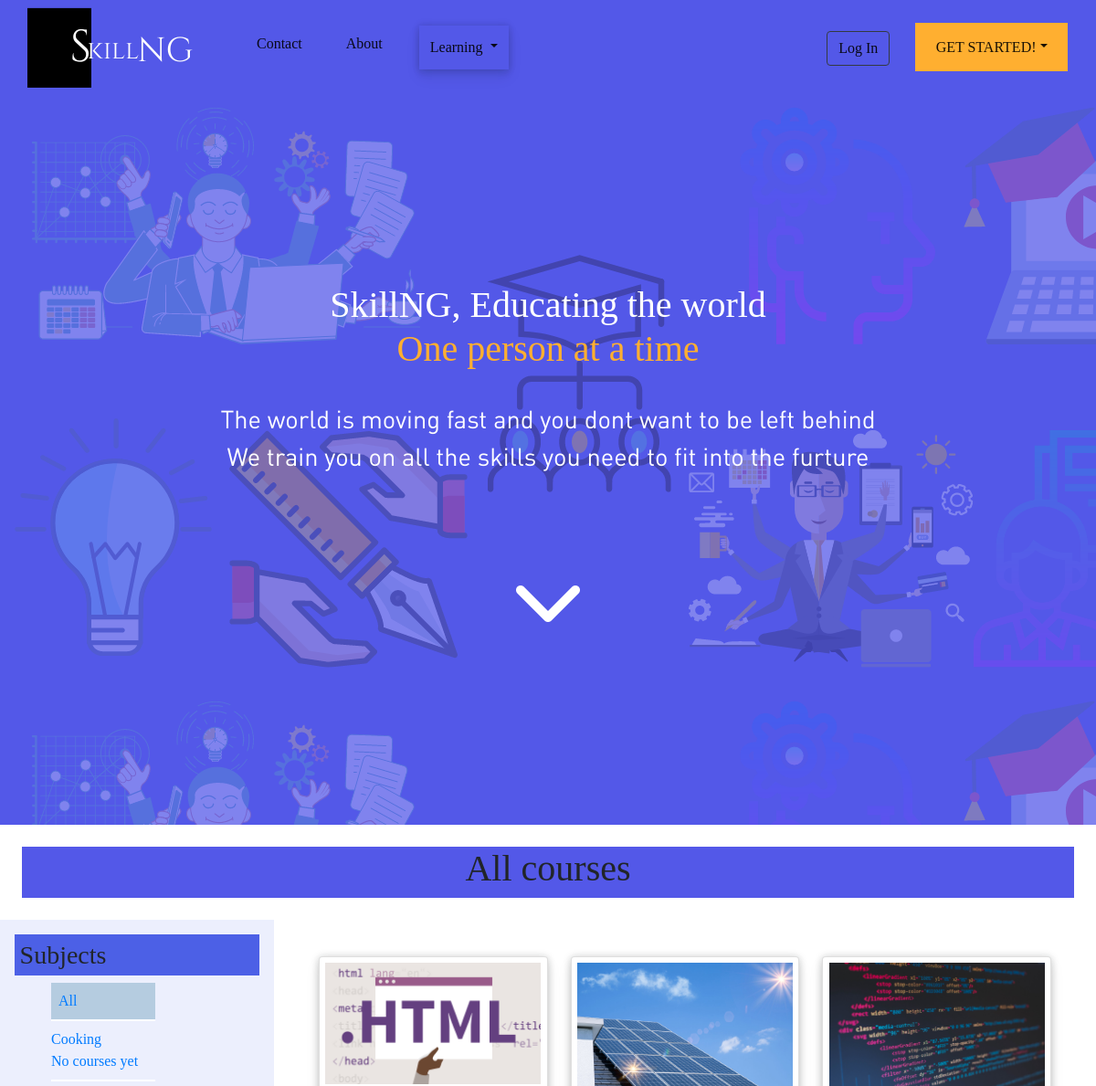
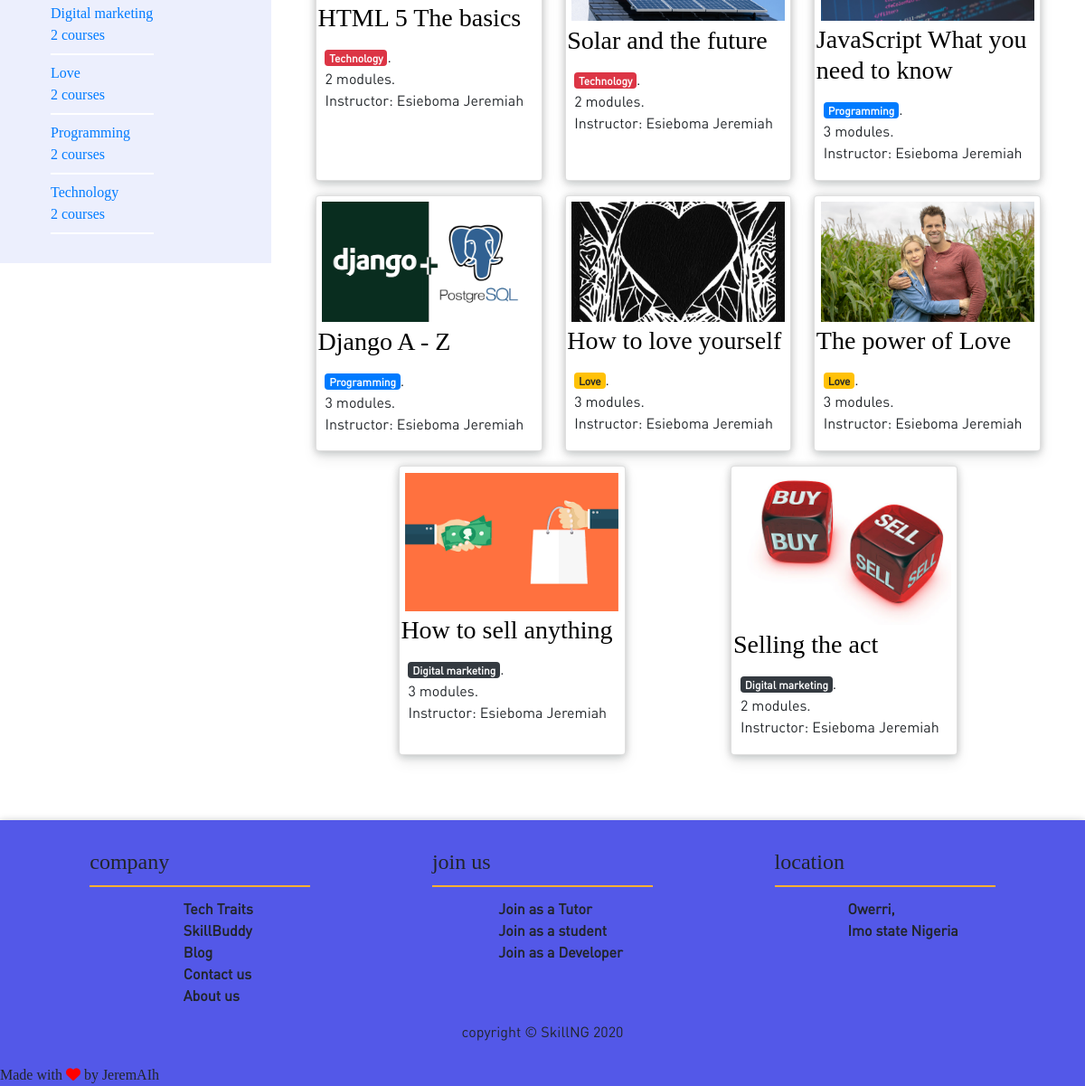
The page / on the database its author committed (2 pictures, top to bottom).
### courses/models.py (models this page shows, shortened)
class Subject(models.Model):
    title = models.CharField(max_length=200)
    slug = models.SlugField(max_length=200, unique=True)
    class Meta:
        ordering = ['title']
    def __str__(self):
        return self.title

class Course(models.Model):
    owner = models.ForeignKey(User, on_delete=models.CASCADE)
    subject = models.ForeignKey(
        Subject, on_delete=models.CASCADE, related_name='courses')
    title = models.CharField(max_length=200)
    slug = models.SlugField(max_length=200, unique=True)
    overview = models.TextField()
    created = models.DateTimeField(auto_now_add=True)
    students = models.ManyToManyField(
        User, related_name='courses_joined', blank=True)
    flyer_img = models.ImageField(
        upload_to='images', default='images/default.png', null=True, blank=True)
    class Meta:
        ordering = ['-created']

### courses/views.py (the view)
# urls.py: path('', CourseListView.as_view(), name='course_list'),
class CourseListView(TemplateResponseMixin, View):
    model = Course
    template_name = 'course/list.html'
    def get(self, request, subject=None):
        subjects = cache.get('all_subjects')
        if not subjects:
            subjects = Subject.objects.annotate(total_courses=Count('courses'))
            cache.set('all_subjects', subjects)
        all_courses = Course.objects.annotate(total_modules=Count('modules'))
        if subject:
            subject = get_object_or_404(Subject, slug=subject)
            key = f'subject_{subject.id}_courses'
            courses = cache.get(key)
            if not courses:
                courses = all_courses.filter(subject=subject)
                cache.set(key, courses)
        else:
            courses = cache.get('all_courses')
            if not courses:
                courses = all_courses
                cache.set('all_courses', courses)
        return self.render_to_response({'subjects': subjects, 'subject': subject, 'courses': courses})

### courses/templates/course/list.html (shortened to what this page needs)
{% extends "base.html" %}
{% block content %}
<div class="hero">
<div class="row hero-head">
<h1>SkillNG, Educating the world <br> <span>One person at a time</span> </h1>
<br>
<p>The world is moving fast and you dont want to be left behind
    <br> We train you on all the skills you need to fit into the furture</p>
</div>
<div class="hero-tail">
    <i onclick=showCourses() class="fa fa-chevron-down" aria-hidden="true"></i>
</div>
</div>
<div class="">
    <div class="page-title">
    <h1>
        {% if subject %}
            {{ subject.title }} courses
        {% else %}
            All courses
        {% endif %}
    </h1>
    </div>
    <div class='main-home'>
    <aside class="module-side-home col-md-3">
    <div class="contents">
        <h3>Subjects</h3>
        <ul id="modules">
            <li {% if not subject %} class="selected" {% endif %}>
            <a href="{% url 'course_list' %}">All</a>
            </li>
            {% for s in subjects %}
                <li
                {% if subject == s %} class="selected"{% endif %}>
                <a href="{% url 'course_list_subject' s.slug %}">
                {{ s.title }}
                <br><span>{%if s.total_courses == 0 %}No courses yet{%else%}{{ s.total_courses }} courses{%endif%}</span>
                </a>
                </li>
            {% endfor %}
        </ul>
    </div>
    </aside>
    <div class="module-home col-md-9">
        {% for course in courses %}
            {% with subject=course.subject %}
            <div class="small-course-card card ">
                <div class="small-course-card-img card-img">
                    <img class="img-fluid" src="{{course.flyer_img.url}}" alt="">
                </div>
                <div class="small-course-card-title card-title">
                    <h3>
                        <a  href="{% url 'course_detail' course.slug %}">
                        {{ course.title }}
                        </a>
                    </h3>
                </div>
                <div class="small-course-card-details card-details">
                    <p>
                        <a {%if subject.title == 'Programming' %} class='badge badge-primary ' {%elif subject.title == 'Cooking' %} class='badge badge-success ' {%elif subject.title == 'Technology' %} class='badge badge-danger '{%elif subject.title == 'Digital marketing' %} class='badge badge-dark '  {%elif subject.title == 'Love' %} class='badge badge-warning '{%endif%}
                        href="{% url 'course_list_subject' subject.slug %}">{{subject }}</a>.
                        <br>
                        {{ course.total_modules }} modules.
                        <br>
                        Instructor: {{ course.owner.first_name }} {{ course.owner.last_name }}
                    </p>
                </div>
            </div>
            {% endwith %}
        {% endfor %}
    </div>
</div>
</div>
{% endblock %}

### static/css/base.css (style rules this page uses)
body { font-family: DIN_Bold; }
p { font-family: DIN_Regular; }
.hero { background-image: url("../img/back2.png"); padding: 1em; height: 100vh; width: 100%; display: flex; flex-direction: column; align-items: center; justify-content: center; color: white; background-color: #5358e8; }
.hero-head { display: flex; flex-direction: column; text-align: center; transition: all 1s ease-in-out; }
.hero-head h1 { text-align: center; }
.hero-head h1 span { color: #ffaf30; text-align: center; }
.hero-head p { font-size: 1.7em; font-weight: 500; }
.fa-chevron-down { font-size: 5em !important; margin-top: 1em; }
.small-course-card { width: 30%; margin: 0.5em; padding: 0.1em; box-shadow: 0 0 8px 0 rgba(17, 22, 26, 0.16), 0 4px 8px 0 rgba(17, 22, 26, 0.08), 0 8px 16px 0 rgba(17, 22, 26, 0.08); }
.small-course-card-img { width: 100%; padding: 0.3em; transition: all 0.5s ease-in-out; }
.small-course-card-title { margin-bottom: 0.4rem; }
.small-course-card-title a { color: black; }
.small-course-card-details { padding-left: 0.5em; }
.page-title { display: flex; justify-content: center; margin: 1.5em; background-color: #5358e8; }
.module-home { display: flex; flex-direction: row; flex-wrap: wrap; justify-content: space-evenly; padding: 2em; }
.module-side-home { padding: 1em; background-color: #d9dffb80; margin-bottom: 1em; height: 100%; }
.module-side-home .contents h3 { padding: 0.2em; background-color: #4c60e6; position: sticky; }
.module-side-home .contents li { margin-bottom: 0.5em; padding-bottom: 0.5em; border-bottom: 2px solid white; width: 50%; text-decoration: none; }
.selected { background-color: #b5cce0; padding: 0.5em; }
#modules { list-style-type: none; }
.main-home { display: flex; flex-direction: row; margin-bottom: 2em; }
.row { display: -ms-flexbox; display: flex; -ms-flex-wrap: wrap; flex-wrap: wrap; margin-right: 0px; margin-left: 0px; }

### rows shown on the page
Subject: title "Cooking", shows "No courses yet"
Subject: title "Digital marketing", total_courses "2"
Subject: title "Love", total_courses "2"
Subject: title "Programming", total_courses "2"
Subject: title "Technology", total_courses "2"
Course: flyer_img (picture), title "HTML 5 The basics", subject "Technology", total_modules "2", owner.first_name "Esieboma", owner.last_name "Jeremiah"
Course: flyer_img (picture), title "Solar and the future", subject "Technology", total_modules "2", owner.first_name "Esieboma", owner.last_name "Jeremiah"
Course: flyer_img (picture), title "JavaScript What you need to know", subject "Programming", total_modules "3", owner.first_name "Esieboma", owner.last_name "Jeremiah"
Course: flyer_img (picture), title "Django A - Z", subject "Programming", total_modules "3", owner.first_name "Esieboma", owner.last_name "Jeremiah"
Course: flyer_img (picture), title "How to love yourself", subject "Love", total_modules "3", owner.first_name "Esieboma", owner.last_name "Jeremiah"
Course: flyer_img (picture), title "The power of Love", subject "Love", total_modules "3", owner.first_name "Esieboma", owner.last_name "Jeremiah"
Course: flyer_img (picture), title "How to sell anything", subject "Digital marketing", total_modules "3", owner.first_name "Esieboma", owner.last_name "Jeremiah"
Course: flyer_img (picture), title "Selling the act", subject "Digital marketing", total_modules "2", owner.first_name "Esieboma", owner.last_name "Jeremiah"
